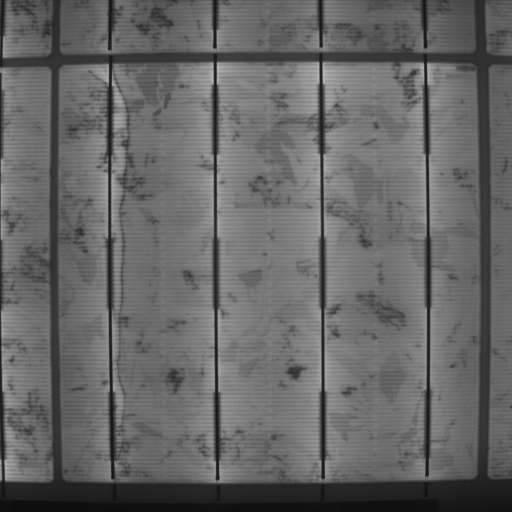
#> input picture filters/originalImages/0000331736.tif, 1024 x 1024 px (shown at 1/2 size)
$ python fftExample.py
#> lines starting #> are read from the running program, lines starting #| are printed output that depends on the picture; after the words box and inside, x2 and y2 are one past the last pixel; in counts of white or black regions, pixels touching at a corner belong together
'''
Created on 13.01.2018

@author: oezkan
'''
import numpy as np
import cv2
from matplotlib import pyplot as plt


#import time

img = cv2.imread('originalImages/0000331736.tif',0)
#> img is the input picture: shape (1024, 1024); min 8, max 190, mean 102.3
img = np.float32(img)

#mask image and normalize
mask = cv2.imread('ModQ_EL_Poly-Bereket3.tif',0)
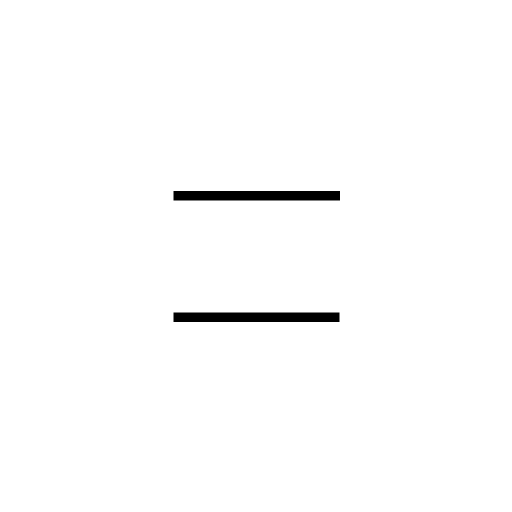
#> input picture filters/ModQ_EL_Poly-Bereket3.tif, 1024 x 1024 px (shown at 1/2 size)
#> mask: shape (1024, 1024); 98.8% white; 2 black regions, box (x1, y1, x2, y2) and area: (347, 382, 680, 401) 6327, (347, 625, 679, 644) 6308
mask = np.float32(mask)
#mask = cv2.normalize(mask,0,1,cv2.NORM_MINMAX)


dft = cv2.dft(img,flags = cv2.DFT_COMPLEX_OUTPUT)#1204,1024,2L
dft_shift = np.fft.fftshift(dft) # 1024,1024,2L


#magnitude_spectrum = 20*np.log(cv2.cartToPolar(dft_shift[:,:,0],dft_shift[:,:,1])) #returns(2L,1024,1024)

fshift_real = dft_shift[:,:,0]*mask #1024,1024
fshift_imaginary = dft_shift[:,:,1]*mask

# [7 lines of commented-out code are left out]
fshift=np.zeros((1024,1024,2))
fshift[:,:,0] = fshift_real
fshift[:,:,1] = fshift_imaginary
#print fshift
img_back = cv2.idft(fshift)
img_back = cv2.magnitude(img_back[:,:,0],img_back[:,:,1])

plt.imshow(img_back,cmap='gray')
plt.show()
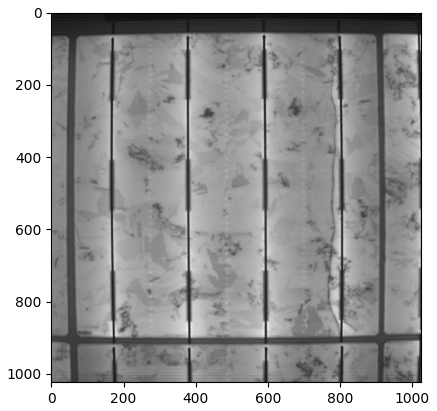
#> figure drawn by matplotlib, 1 panel


"""
#cv2 version
#dft of the image
dft= cv2.dft(img)
real = dft[0]
imaginary = dft[1]

dft_shift_real = np.fft.fftshift(real)
dft_shift_imaginary = np.fft.fftshift(imaginary)

real_mask = dft_shift_real*mask
imaginary_mask = dft_shift_imaginary*mask
print (real_mask)


#idft_img = np.array([real_mask,imaginary_mask])
#print idft_img.shape
img_back = cv2.idft([real_mask,imaginary_mask])
img_back.shape


plt.imshow(img_back,cmap = 'gray')
plt.show()

"""
"""
dft_shift = np.fft.fftshift([real,imaginary])


#multiply with mask
fshift = dft_shift*mask

f_ishift = np.fft.ifftshift(fshift)
img_back = cv2.idft(f_ishift)


plt.subplot(131),plt.imshow(img, cmap = 'gray')
plt.title('Input Image'), plt.xticks([]), plt.yticks([])
plt.subplot(132),plt.imshow(img_back, cmap = 'gray')
plt.title('filtered'), plt.xticks([]), plt.yticks([])
plt.subplot(133),plt.imshow(mask2, cmap = 'gray')
plt.title('mask'), plt.xticks([]), plt.yticks([])
plt.show()

#cv2.imwrite('mask.tif',mask2)
#cv2.imwrite('input.tif',img)
#cv2.imwrite('normalized.tif',np.uint8(img_back))
"""
"""
#numpy version
dft = np.fft.fftshift(np.fft.fft2(img))
dft_shift = np.fft.fftshift(dft)
#magnitude = 20 * np.log(1 + np.abs(dft_shift))
print dft_shift.shape
dft_result = dft_shift*mask

image_result = np.fft.ifftshift(dft_result)
image_result =  np.abs(np.fft.ifft2(image_result))
print image_result.shape
print(image_result)#now it is not complex
difference = np.abs(image_result-img)
plt.imshow(difference,'gray')
plt.show()
"""
